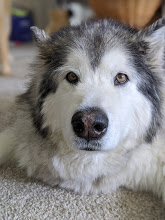
#> input picture sample.jpg, 165 x 220 px
$ python paintdoku.py sample.jpg
#> lines starting #> are read from the running program, lines starting #| are printed output that depends on the picture; after the words box and inside, x2 and y2 are one past the last pixel; in counts of white or black regions, pixels touching at a corner belong together
import argparse
import numpy as np
from PIL import Image
import matplotlib.pyplot as plt
from skimage import filters
from matplotlib.ticker import MultipleLocator


def create_paintdoku(image):
    #start with vertical columns
    xlists = []
    for i in range(image.shape[0]):
        line = image[i,:]
        listdata = make_groups(line)
        xlists.append(listdata)
    ylists = []
    for i in range(image.shape[1]):
        line = image[:,i]
        listdata = make_groups(line)
        ylists.append(listdata)

    return (xlists,ylists)

def make_groups(line):
    line = np.squeeze(line)
    groups = []
    subgroupnum = 0
    for pixel in line:
        if (pixel==1) and (subgroupnum>0):
            groups.append(subgroupnum)
            subgroupnum=0
        elif pixel==0:
            subgroupnum+=1
    if pixel==0:
        groups.append(subgroupnum)
    return groups

def make_list_hor_ticks(fig,ax,number,grouplist):
    numnums = len(grouplist)
    if numnums==0:
        return fig,ax
    offset = -1
    for i in range(numnums):
        ax.text(offset,number+.2,'{: >2}'.format(grouplist[i]))
        offset-=1

    return fig,ax

def make_list_vert_ticks(fig,ax,number,grouplist,basenum):
    numnums = len(grouplist)
    if numnums==0:
        return fig,ax
    offset = basenum
    for i in range(numnums):
        ax.text(number+.2,offset+.5,'{: >2}'.format(grouplist[i]))
        offset+=1

    return fig,ax


if __name__ == '__main__':
    parser = argparse.ArgumentParser(description='Process some integers.')
    parser.add_argument('image',
                        type=str,
                        help='Image to make into a paintdoku')
    parser.add_argument('--sum', dest='accumulate', action='store_const',
                        const=sum, default=max,
                        help='sum the integers (default: find the max)')

    args = parser.parse_args()

    imagefile = args.image

    im = Image.open(imagefile).resize((45,60))
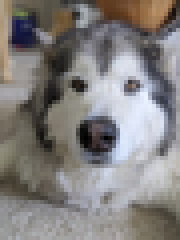
#> im: PIL image 45x60 RGB (shown 4 times larger); mean R, G, B 130.8, 127.7, 126.3
    im = np.array(im.convert('L'))
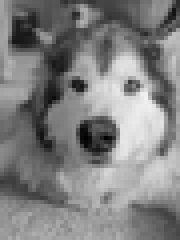
#> im: shape (60, 45) (shown 4 times larger); min 1, max 242, mean 128.5
    val = filters.threshold_otsu(im)
#> val = 128
    threshim = np.array(im>val).astype(int)
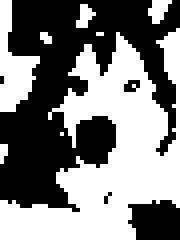
#> threshim: shape (60, 45) int64 (shown 4 times larger); values 0 (black) and 1 (white), 49.8% white; 8 white regions (5 under 20 px), largest, box (x1, y1, x2, y2) and area: (0, 7, 45, 60) 1146, (0, 0, 10, 28) 140, (37, 0, 43, 6) 23
    [xlists,ylists] = create_paintdoku(threshim)
#> the loop in create_paintdoku, `for i in range(image.shape[0]):` made 60 passes
#> listdata on passes 1 to 12: [35, 2], [17, 16, 3], [17, 14, 3], [17, 13, 4], [17, 15, 4], [16, 16, 5], [16, 23], [41], [8, 12, 3, 12], [8, 16, 10], [9, 16, 7], [19, 6, 7]
#> after the loop in create_paintdoku, `for i in range(image.shape[0]):`: xlists = 60 items, first 6: [35, 2], [17, 16, 3], [17, 14, 3], [17, 13, 4], [17, 15, 4], [16, 16, 5]
#> the loop in create_paintdoku, `for i in range(image.shape[1]):` made 45 passes
#> listdata on passes 1 to 12: [2, 8, 9], [8, 11], [5, 23], [14, 22], [14, 25], [14, 27], [14, 27], [14, 29], [14, 2, 31], [14, 35], [8, 41], [8, 40]
#> after the loop in create_paintdoku, `for i in range(image.shape[1]):`: ylists = 45 items, first 6: [2, 8, 9], [8, 11], [5, 23], [14, 22], [14, 25], [14, 27]
    #plt.imshow((im>val),cmap='gray')
    fig, ax = plt.subplots(1, figsize=(15, 18))
    ax.set_xlim((0,threshim.shape[1]))
    ax.set_ylim((0,threshim.shape[0]))
    ax.xaxis.set_minor_locator(MultipleLocator(1))
    ax.yaxis.set_minor_locator(MultipleLocator(1))
    ax.xaxis.set_major_locator(MultipleLocator(5))
    ax.yaxis.set_major_locator(MultipleLocator(5))
    ax.set_yticklabels([])
    ax.set_xticklabels([])


    ax.set_aspect(1)
#> (the run stopped early here; a loop or call above may not have finished)
